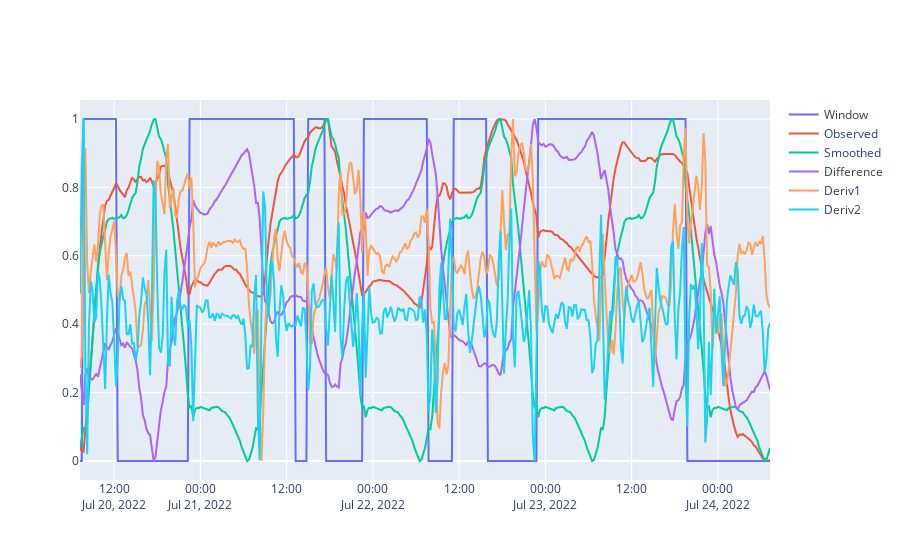
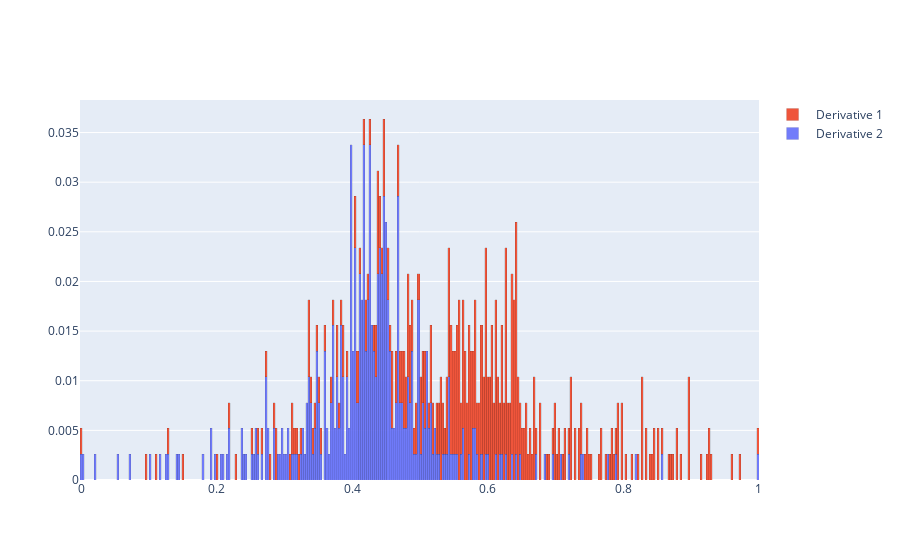

The code cell stored with these charts, in order, in its notebook:
### Code cell
w1 = Window_Detect2(a01)
w1.analyze_window_change(make_stl_smooth)
w1.plot_analysis_and_distributions()

### Figure 1 — Plotly figure (JSON) as saved in the notebook; plotly's stock layout.template omitted (floating-point values rounded to 4 significant figures; data arrays with more than 128 entries replaced by an {"elided": "..."} marker saying what was removed)
{"data": [{"mode": "lines", "name": "Window", "type": "scatter", "x": {"elided": "385 str values"}, "y": {"elided": "385 int values"}}, {"mode": "lines", "name": "Observed", "type": "scatter", "x": {"elided": "385 str values"}, "y": {"elided": "385 float values"}}, {"mode": "lines", "name": "Smoothed", "type": "scatter", "x": {"elided": "385 str values"}, "y": {"elided": "385 float values"}}, {"mode": "lines", "name": "Difference", "type": "scatter", "x": {"elided": "385 str values"}, "y": {"elided": "385 float values"}}, {"mode": "lines", "name": "Deriv1", "type": "scatter", "x": {"elided": "385 str values"}, "y": {"elided": "385 float values"}}, {"mode": "lines", "name": "Deriv2", "type": "scatter", "x": {"elided": "385 str values"}, "y": {"elided": "385 float values"}}], "layout": {}}

### Figure 2 — Plotly figure (JSON) as saved in the notebook; plotly's stock layout.template omitted (floating-point values rounded to 4 significant figures; data arrays with more than 128 entries replaced by an {"elided": "..."} marker saying what was removed)
{"data": [{"histnorm": "probability", "marker": {"line": {"color": "black", "width": 0.1}}, "name": " Derivative 2", "opacity": 0.9, "type": "histogram", "x": {"elided": "385 float values"}, "xbins": {"size": 0.003}}, {"histnorm": "probability", "marker": {"line": {"color": "black", "width": 0.1}}, "name": " Derivative 1", "opacity": 1, "type": "histogram", "x": {"elided": "385 float values"}, "xbins": {"size": 0.003}}], "layout": {"barmode": "stack"}}
